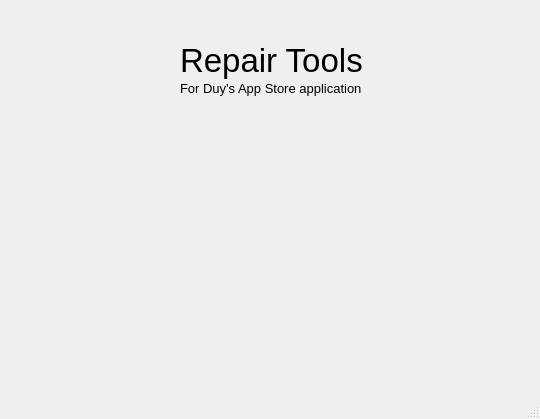
<?xml version="1.0" encoding="UTF-8"?>
<ui version="4.0">
 <class>MainWindow</class>
 <widget class="QMainWindow" name="MainWindow">
  <property name="geometry">
   <rect>
    <x>0</x>
    <y>0</y>
    <width>540</width>
    <height>419</height>
   </rect>
  </property>
  <property name="windowTitle">
   <string>Repair Tools</string>
  </property>
  <property name="windowIcon">
   <iconset>
    <normaloff>../../../../WindowsIcons-main/WindowsIcons-main/Icons/applications/remotetools.ico</normaloff>../../../../WindowsIcons-main/WindowsIcons-main/Icons/applications/remotetools.ico</iconset>
  </property>
  <widget class="QWidget" name="centralwidget">
   <widget class="QLabel" name="label_2">
    <property name="geometry">
     <rect>
      <x>180</x>
      <y>40</y>
      <width>211</width>
      <height>41</height>
     </rect>
    </property>
    <property name="font">
     <font>
      <pointsize>25</pointsize>
     </font>
    </property>
    <property name="text">
     <string>Repair Tools</string>
    </property>
   </widget>
   <widget class="QLabel" name="label">
    <property name="geometry">
     <rect>
      <x>180</x>
      <y>80</y>
      <width>221</width>
      <height>16</height>
     </rect>
    </property>
    <property name="font">
     <font>
      <pointsize>10</pointsize>
     </font>
    </property>
    <property name="text">
     <string>For Duy's App Store application</string>
    </property>
   </widget>
  </widget>
  <widget class="QMenuBar" name="menubar">
   <property name="geometry">
    <rect>
     <x>0</x>
     <y>0</y>
     <width>540</width>
     <height>21</height>
    </rect>
   </property>
  </widget>
  <widget class="QStatusBar" name="statusbar"/>
 </widget>
 <resources/>
 <connections/>
</ui>
